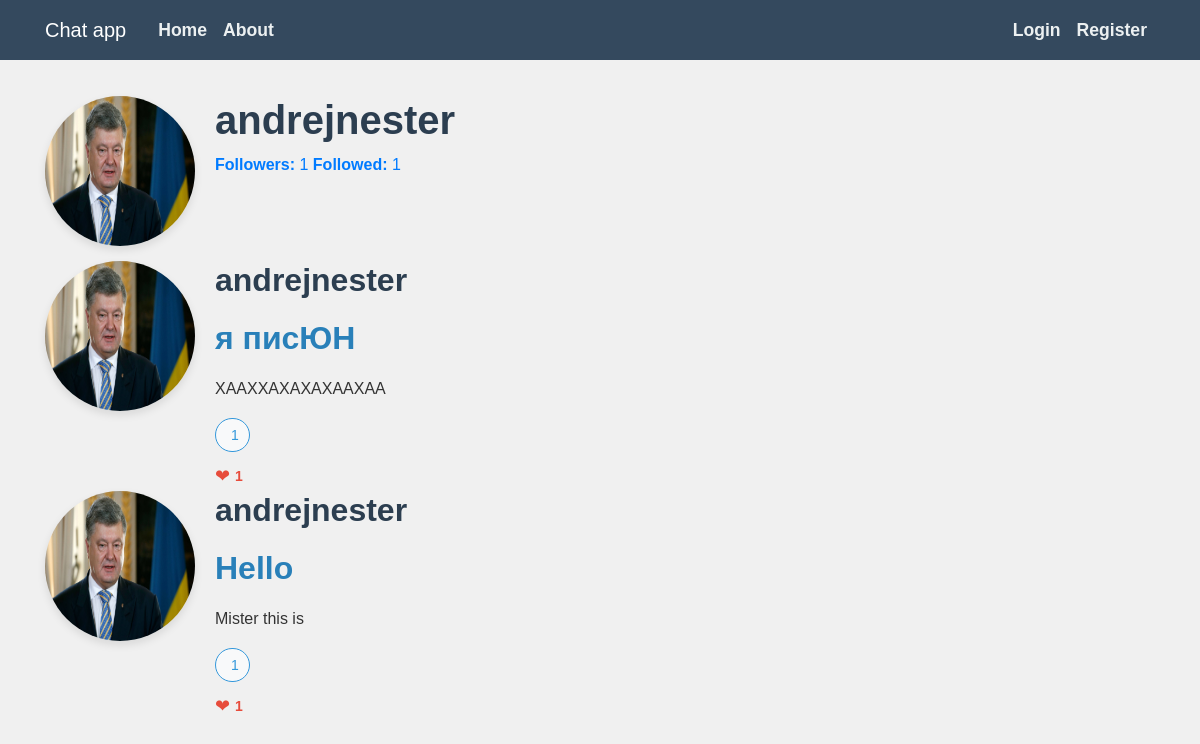
The page /user_info/andrejnester on the database as committed earlier.
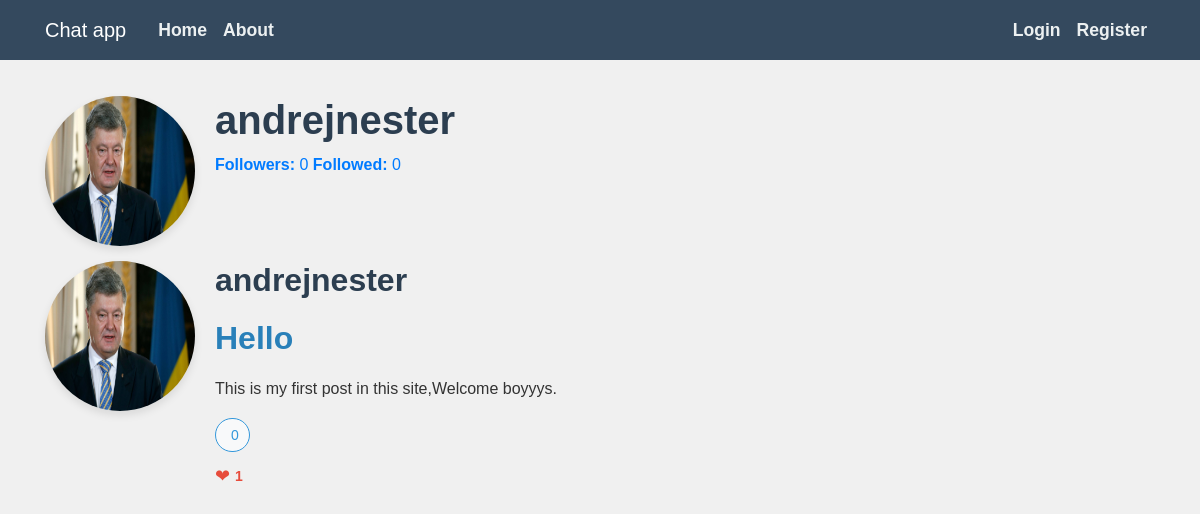
The same page on the database as committed later.
### flaskblog/models.py (models this page shows, shortened)
class User(db.Model, UserMixin):
    id = db.Column(db.Integer, primary_key=True)
    username = db.Column(db.String(20), unique=True, nullable=False)
    email = db.Column(db.String(120), unique=True, nullable=False)
    image_file = db.Column(db.String(20), nullable=False, default='default.jpg')
    password = db.Column(db.String(60), nullable=False)
    posts = db.relationship('Post', backref='author', lazy=True)
    followed = db.relationship('Follow', foreign_keys='Follow.follower_id',
                               back_populates='follower', lazy='dynamic',
                               cascade='all, delete-orphan')
    followers = db.relationship('Follow', foreign_keys='Follow.followed_id',
                                back_populates='followed', lazy='dynamic',
                                cascade='all, delete-orphan')
    sent_messages = db.relationship('Message', foreign_keys='Message.sender_id',
                                    back_populates='sender', lazy=True)
    received_messages = db.relationship('Message', foreign_keys='Message.recipient_id',
                                        back_populates='recipient', lazy=True)
    groups=db.relationship('Group', secondary='user_groups', back_populates='members')

class Post(db.Model):
    id = db.Column(db.Integer, primary_key=True)
    title = db.Column(db.String(100), nullable=False)
    date_posted = db.Column(db.DateTime, nullable=False, default=datetime.utcnow)
    content = db.Column(db.Text, nullable=False)
    user_id = db.Column(db.Integer, db.ForeignKey('user.id'), nullable=False)
    comments = db.relationship('Comment', backref='post', lazy='dynamic')
    post_likes = db.relationship('Like', back_populates='post', lazy='dynamic')

### flaskblog/routes.py (the view)
@app.route("/user_info/<username>")
def user_info(username):
    user = User.query.filter_by(username=username).first_or_404()
    page = request.args.get('page', 1, type=int)
    posts = Post.query.filter_by(author=user).order_by(Post.date_posted.desc()).paginate(page=page, per_page=5)
    return render_template('user_info.html', user=user, posts=posts)

### flaskblog/templates/user_info.html (shortened to what this page needs)
{% extends "base.html" %}
{% block content %}
<div class="contain">
  <div class="user-info-section">
    <div class="media">
      <img class="rounded-circle account-img" src="{{ url_for('static', filename='pictures/' + user.image_file) }}" alt="Profile Image">
      <div class="media-body">
        <h2 class="account-heading">{{ user.username }}</h2>
        <a href="{{ url_for('followers',username=user.username) }}"><strong>Followers:</strong> {{ user.followers.count() }}</a>
        <a href="{{ url_for('followed',username=user.username) }}"><strong>Followed:</strong> {{ user.followed.count() }}</a>
      </div>
    </div>
  </div>
  <div class="user-posts-section">
    {% for post in posts %}
    <div class="post-card">
      <div class="media">
        <img class="rounded-circle account-img" src="{{ url_for('static', filename='pictures/' + post.author.image_file) }}" alt="Profile Image">
        <div class="media-body">
          <h2 class="post-author">{{ post.author.username }}</h2>
          <h2><a class="article-title" href="{{ url_for('post', post_id=post.id) }}">{{ post.title }}</a></h2>
          <p class="post-content">{{ post.content }}</p>
          <button class="comment-button">
             {{ post.comments.count() }}
          </button>
          <div class="likes-container">
            <span class="like-icon">&#10084;</span>
            <a href="{{ url_for('post_likes', post_id=post.id) }}" class="likes-count">{{ post.post_likes.count() }}</a>
          </div>
        </div>
      </div>
    </div>
    {% endfor %}
  </div>
</div>
{% endblock %}

### flaskblog/templates/base.html (shortened to what this page needs)
<!DOCTYPE html>
<html lang="en">
<head>
    <link rel="stylesheet" href="https://cdn.jsdelivr.net/npm/bootstrap@4.0.0/dist/css/bootstrap.min.css">
    <link rel="stylesheet" href="{{ url_for('static', filename='main.css') }}">
  </head>
<body>
<header class="site-header">
    <nav class="navbar navbar-expand-md navbar-dark bg-steel fixed-top">
        <div class="container">
            <a class="navbar-brand mr-4" href="/">Chat app</a>
            <div class="collapse navbar-collapse" id="navbarToggle">
                <div class="navbar-nav mr-auto">
                    <a class="nav-item nav-link" href="{{ url_for('home') }}">Home</a>
                    <a class="nav-item nav-link" href="{{ url_for('about') }}">About</a>
                </div>
                <div class="navbar-nav">
                    {% if current_user.is_authenticated %}
                        <a class="nav-item nav-link" href="{{ url_for('search') }}">Search bobrs</a>
                        <a class="nav-item nav-link" href="{{ url_for('create_post') }}">Create post</a>
                        <a class="nav-item nav-link" href="{{ url_for('account') }}">Account</a>
                        <a class="nav-item nav-link" href="{{ url_for('logout') }}">Logout</a>
                        <a class="nav-item nav-link" href="{{ url_for('chats',username=current_user.username) }}">Chats</a>
                        <a class="nav-item nav-link" href="{{ url_for('games',username=current_user.username) }}">Games</a>
                        <a class="nav-item nav-link" href="{{ url_for('get_ip') }}">Something interesting</a>
                    {% else %}
                        <a class="nav-item nav-link" href="{{ url_for('login') }}">Login</a>
                        <a class="nav-item nav-link" href="{{ url_for('register') }}">Register</a>
                    {% endif %}
                </div>
            </div>
        </div>
    </nav>
</header>
<main role="main" class="container">
    <div class="row">
        <div class="col-md-8">
            {% block content %}{% endblock %}
        </div>
        <div class="col-md-4">
        </div>
    </div>
</main>
</body>
</html>

### flaskblog/static/main.css (style rules this page uses)
body { background: #f0f0f0; color: #333; margin-top: 6rem; font-family: 'Arial', sans-serif; line-height: 1.6; }
h1, h2, h3, h4, h5, h6 { color: #2c3e50; margin-bottom: 1.2rem; font-weight: 700; }
.bg-steel { background-color: #34495e; }
.site-header .navbar-nav .nav-link { color: #ecf0f1; font-weight: 600; font-size: 1.1rem; transition: color 0.3s ease; }
.article-title { color: #2980b9; font-size: 2rem; font-weight: 600; }
.account-img { height: 150px; width: 150px; margin-right: 20px; margin-bottom: 15px; border-radius: 50%; box-shadow: 0 4px 8px rgba(0, 0, 0, 0.1); }
.account-heading { font-size: 2.5rem; color: #2c3e50; margin-bottom: 0.5rem; }
button, input[type="submit"] { background-color: #3498db; color: #ffffff; border: none; border-radius: 5px; padding: 10px 20px; font-size: 1rem; cursor: pointer; transition: background-color 0.3s ease; }
.comment-button { background-color: #f8f9fa; border: 1px solid #3498db; color: #3498db; font-size: 14px; padding: 5px 10px; border-radius: 20px; display: flex; align-items: center; cursor: pointer; transition: background-color 0.3s, color 0.3s; }
.likes-container { display: flex; align-items: center; margin-top: 10px; }
.like-icon { font-size: 18px; color: #e74c3c; margin-right: 5px; }
.likes-count { font-size: 14px; color: #e74c3c; font-weight: bold; }

Rows that differ between the two databases and show on the page:
removed Post: image_file (placeholder picture), author.username "andrejnester", title "я писЮН", content "ХААХХАХАХАХААХАА", comments.count "1", post_likes.count "1"
changed Post "Hello": content "Mister this is" → "This is my first post in this site,Welcome boyyys."; comments.count "1" → "0"
Other text that changed with them:
{{ user.followers.count() }}: "1" → "0"
{{ user.followed.count() }}: "1" → "0"
